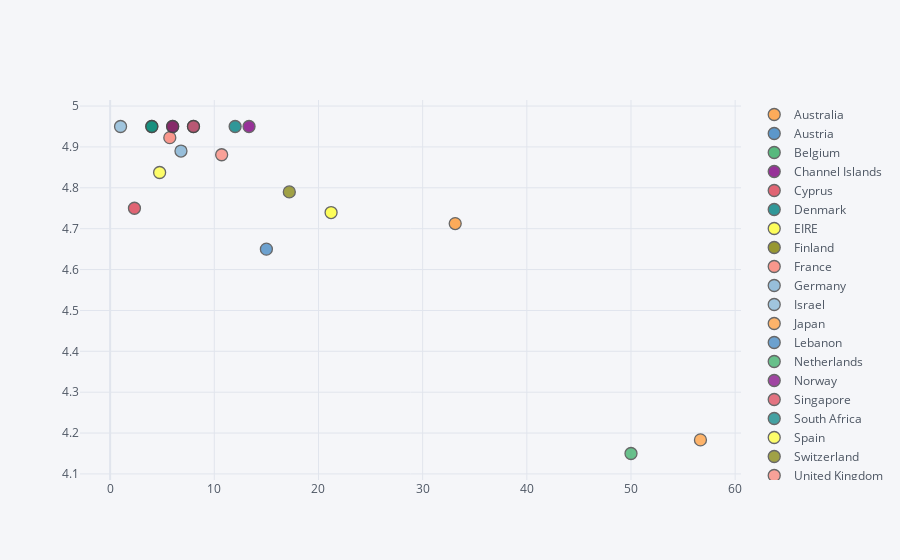

Source (notebook cell):
### Code cell
mean_by_country.iplot(kind='scatter',x='Avg_Quantity', y= 'Avg_UnitPrice', categories='Country')

### Figure 1 — Plotly figure (JSON) as saved in the notebook; plotly's stock layout.template omitted (floating-point values rounded to 4 significant figures)
{"data": [{"marker": {"color": "rgba(255, 153, 51, 1.0)", "line": {"width": 1.3}, "opacity": 0.8, "size": 12, "symbol": "circle"}, "mode": "markers", "name": "Australia", "textfont": {"color": "#4D5663"}, "type": "scatter", "x": [33.12], "y": [4.713]}, {"marker": {"color": "rgba(55, 128, 191, 1.0)", "line": {"width": 1.3}, "opacity": 0.8, "size": 12, "symbol": "circle"}, "mode": "markers", "name": "Austria", "textfont": {"color": "#4D5663"}, "type": "scatter", "x": [8], "y": [4.95]}, {"marker": {"color": "rgba(50, 171, 96, 1.0)", "line": {"width": 1.3}, "opacity": 0.8, "size": 12, "symbol": "circle"}, "mode": "markers", "name": "Belgium", "textfont": {"color": "#4D5663"}, "type": "scatter", "x": [4], "y": [4.95]}, {"marker": {"color": "rgba(128, 0, 128, 1.0)", "line": {"width": 1.3}, "opacity": 0.8, "size": 12, "symbol": "circle"}, "mode": "markers", "name": "Channel Islands", "textfont": {"color": "#4D5663"}, "type": "scatter", "x": [13.33], "y": [4.95]}, {"marker": {"color": "rgba(219, 64, 82, 1.0)", "line": {"width": 1.3}, "opacity": 0.8, "size": 12, "symbol": "circle"}, "mode": "markers", "name": "Cyprus", "textfont": {"color": "#4D5663"}, "type": "scatter", "x": [2.333], "y": [4.75]}, {"marker": {"color": "rgba(0, 128, 128, 1.0)", "line": {"width": 1.3}, "opacity": 0.8, "size": 12, "symbol": "circle"}, "mode": "markers", "name": "Denmark", "textfont": {"color": "#4D5663"}, "type": "scatter", "x": [12], "y": [4.95]}, {"marker": {"color": "rgba(255, 255, 51, 1.0)", "line": {"width": 1.3}, "opacity": 0.8, "size": 12, "symbol": "circle"}, "mode": "markers", "name": "EIRE", "textfont": {"color": "#4D5663"}, "type": "scatter", "x": [21.21], "y": [4.739]}, {"marker": {"color": "rgba(128, 128, 0, 1.0)", "line": {"width": 1.3}, "opacity": 0.8, "size": 12, "symbol": "circle"}, "mode": "markers", "name": "Finland", "textfont": {"color": "#4D5663"}, "type": "scatter", "x": [6], "y": [4.95]}, {"marker": {"color": "rgba(251, 128, 114, 1.0)", "line": {"width": 1.3}, "opacity": 0.8, "size": 12, "symbol": "circle"}, "mode": "markers", "name": "France", "textfont": {"color": "#4D5663"}, "type": "scatter", "x": [5.727], "y": [4.923]}, {"marker": {"color": "rgba(128, 177, 211, 1.0)", "line": {"width": 1.3}, "opacity": 0.8, "size": 12, "symbol": "circle"}, "mode": "markers", "name": "Germany", "textfont": {"color": "#4D5663"}, "type": "scatter", "x": [6.8], "y": [4.89]}, {"marker": {"color": "rgba(128, 177, 211, 0.8999999999999999)", "line": {"width": 1.3}, "opacity": 0.8, "size": 12, "symbol": "circle"}, "mode": "markers", "name": "Israel", "textfont": {"color": "#4D5663"}, "type": "scatter", "x": [1], "y": [4.95]}, {"marker": {"color": "rgba(255, 153, 51, 0.8999999999999999)", "line": {"width": 1.3}, "opacity": 0.8, "size": 12, "symbol": "circle"}, "mode": "markers", "name": "Japan", "textfont": {"color": "#4D5663"}, "type": "scatter", "x": [56.67], "y": [4.183]}, {"marker": {"color": "rgba(55, 128, 191, 0.8999999999999999)", "line": {"width": 1.3}, "opacity": 0.8, "size": 12, "symbol": "circle"}, "mode": "markers", "name": "Lebanon", "textfont": {"color": "#4D5663"}, "type": "scatter", "x": [15], "y": [4.65]}, {"marker": {"color": "rgba(50, 171, 96, 0.8999999999999999)", "line": {"width": 1.3}, "opacity": 0.8, "size": 12, "symbol": "circle"}, "mode": "markers", "name": "Netherlands", "textfont": {"color": "#4D5663"}, "type": "scatter", "x": [50], "y": [4.15]}, {"marker": {"color": "rgba(128, 0, 128, 0.8999999999999999)", "line": {"width": 1.3}, "opacity": 0.8, "size": 12, "symbol": "circle"}, "mode": "markers", "name": "Norway", "textfont": {"color": "#4D5663"}, "type": "scatter", "x": [6], "y": [4.95]}, {"marker": {"color": "rgba(219, 64, 82, 0.8999999999999999)", "line": {"width": 1.3}, "opacity": 0.8, "size": 12, "symbol": "circle"}, "mode": "markers", "name": "Singapore", "textfont": {"color": "#4D5663"}, "type": "scatter", "x": [8], "y": [4.95]}, {"marker": {"color": "rgba(0, 128, 128, 0.8999999999999999)", "line": {"width": 1.3}, "opacity": 0.8, "size": 12, "symbol": "circle"}, "mode": "markers", "name": "South Africa", "textfont": {"color": "#4D5663"}, "type": "scatter", "x": [4], "y": [4.95]}, {"marker": {"color": "rgba(255, 255, 51, 0.8999999999999999)", "line": {"width": 1.3}, "opacity": 0.8, "size": 12, "symbol": "circle"}, "mode": "markers", "name": "Spain", "textfont": {"color": "#4D5663"}, "type": "scatter", "x": [4.75], "y": [4.838]}, {"marker": {"color": "rgba(128, 128, 0, 0.8999999999999999)", "line": {"width": 1.3}, "opacity": 0.8, "size": 12, "symbol": "circle"}, "mode": "markers", "name": "Switzerland", "textfont": {"color": "#4D5663"}, "type": "scatter", "x": [17.2], "y": [4.79]}, {"marker": {"color": "rgba(251, 128, 114, 0.8999999999999999)", "line": {"width": 1.3}, "opacity": 0.8, "size": 12, "symbol": "circle"}, "mode": "markers", "name": "United Kingdom", "textfont": {"color": "#4D5663"}, "type": "scatter", "x": [10.71], "y": [4.881]}], "layout": {"legend": {"bgcolor": "#F5F6F9", "font": {"color": "#4D5663"}}, "paper_bgcolor": "#F5F6F9", "plot_bgcolor": "#F5F6F9", "title": {"font": {"color": "#4D5663"}}, "xaxis": {"gridcolor": "#E1E5ED", "showgrid": true, "tickfont": {"color": "#4D5663"}, "title": {"font": {"color": "#4D5663"}, "text": ""}, "zerolinecolor": "#E1E5ED"}, "yaxis": {"gridcolor": "#E1E5ED", "showgrid": true, "tickfont": {"color": "#4D5663"}, "title": {"font": {"color": "#4D5663"}, "text": ""}, "zerolinecolor": "#E1E5ED"}}}
